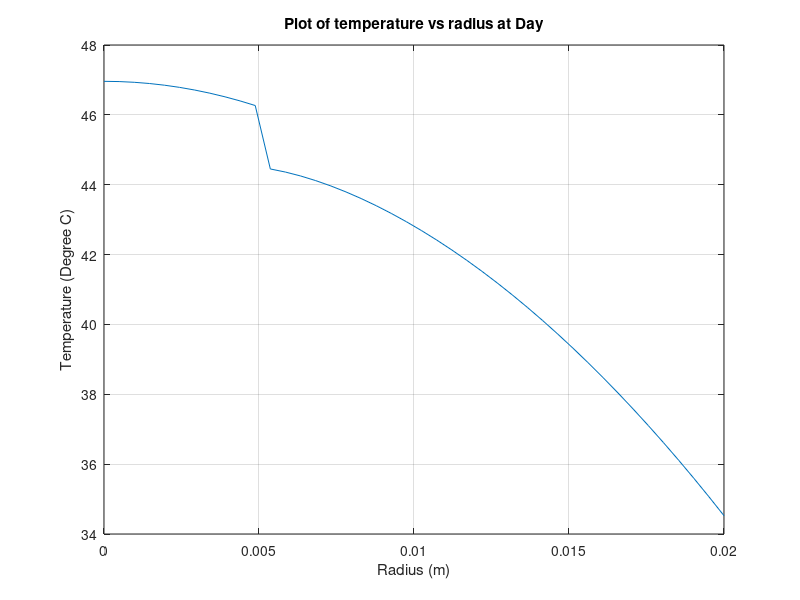

The MATLAB source for this figure:
clear all;
clc

%plug in the known inputs
d_o=0.01;
d_o=0.04;
r_i=0.005;      %m inner seed radius
r_o=0.02;       %m outer flesh radius

k_s=0.3;        %W/m-K
k_f=0.6;        %W/m-K

q_s_gen=50000;  %W/m2 flux from seed
q_f_gen=100000; %W/m2 flux from flesh

R_tc=0.02;      %m2-K/W contact resistance


%% Daytime

T_infd=15+273.15; % K
T_skyd=20+273.15; % K
h=50;             %W/m2-K

G_s=500;          %W/m2
alpha_s=0.75;     %absorptivity of skin
E=0.85;           %emissivity
alpha_emi=0.85;   %radiation aborptivity 


%% NightTime

T_infn=10+273.15; %K
T_skyn=5+273.15;  %K


%% node set up

dr=0.0005;          %difference between nodes
N_seed=(r_i/dr)+1;  %node numbers
N_flesh=(r_o/dr)+2;

delta_T=1;          %max error in temp of current vs previous iteration
tolerance_T=0.0001; %C- tolerance for exiting the loop

%set up coefficient, constant, and temperature matrix
T = ones(N_flesh,1);
c=1;                %iteration counter 


%% While loop for calculation of the derived equations in each node or nodes
while delta_T>tolerance_T   

c=c+1

%Seed radius boundary node-----1st part code
coeff_1 = q_s_gen*4/3*pi*(dr/2)^3;
coeff_2 = 4*pi*(dr/2)^2*k_s/dr;
T(1, c) = (coeff_1 + coeff_2*T(2,c-1))/coeff_2;


%Seed interior nodes-----2nd part code
    for i=2: (N_seed-1)
        r_inner = (i-(3/2))*dr;
        r_outer = (i-(1/2))*dr;
        A1 = (k_s/dr)*4*pi*r_inner^2;
        A2 = (k_s/dr)*4*pi*r_outer^2;
        V = q_s_gen*(4/3)*pi*(r_outer^3 - r_inner^3);
        T(i,c)= (A2*T(i+1,c-1) + A1*T(i-1,c-1) +V)/(A1 + A2);
    end   

    
%Seed side boundary and Flesh side boundary-----3rd part code N_seed
B_contact = (4*pi*r_i^2)/R_tc;
B_q_gen = q_s_gen*(4/3)*pi*(r_i^3 - (r_i - dr/2)^3 );
B_cond = (k_s/dr)*4*pi*r_i^2;
T(N_seed, c) = (B_q_gen + B_cond*T(N_seed -1, c-1) + B_contact*T(N_seed + 1, c-1) )/(B_contact + B_cond );


%Contact flesh side-----3rd part code N_seed+1
B_q_gen = q_f_gen*(4/3)*pi*((r_i + dr/2)^3 - r_i^3 );
B_cond2 = (k_f/dr)*4*pi*(r_i + dr/2)^2;
T(N_seed +1, c) = (B_q_gen + B_cond2*T(N_seed + 2, c-1) + B_contact*T(N_seed, c-1) )/(B_contact + B_cond2 );


%Flesh interior nodes-----4th part code
    for j=(N_seed+2):(N_flesh-1)
        r_inner = (j-(5/2))*dr; %the constant change for contact value, as this value should be larger comparing to previous one
        r_outer = (j-(3/2))*dr; 
        A1 = (k_f/dr)*4*pi*r_inner^2;
        A2 = (k_f/dr)*4*pi*r_outer^2;
        V = q_f_gen*(4/3)*pi*(r_outer^3 - r_inner^3);
        T(j,c)= (A2*T(j+1,c-1) + A1*T(j-1,c-1) +V)/(A1 + A2);
    end 


%Flesh outer boundary node-----5th part code
%F = @(T_M)(E_in + E_g - E_o) for the engergy balance
%the E_g term here is only for the LAST cv of thickness dr/2 
%F = S_cond + S_f_gen +S_radiation - S_conv(daytime) + S_emi(daytime)

M= N_flesh;
F = @(T_M)((k_f/dr)*4*pi*r_o^2*(T(N_flesh -1, c-1) - T_M)   + q_f_gen*(4/3)*pi*(r_o^3 - (r_o - dr/2)^3) + alpha_s*G_s*4*pi*r_o^2 - h*4*pi*r_o^2*(T_M-T_infd) + alpha_emi*(5.67*10^-8)*4*pi*r_o^2*(T_skyd^4 - T_M^4));
intermediate = fzero(F, [-10 1000]);
T(N_flesh, c)=intermediate;
delta_T=max(abs(T(:,c)-T(:, c-1)));

end
Temp_fin = T(:,end)-273.15;


%% plot the Temperature vs radius 

range = linspace(0, r_o, N_flesh);
plot(range, Temp_fin);
title('Plot of temperature vs radius at Day');
xlabel('Radius (m)');
ylabel('Temperature (Degree C)');
grid on;

%Therefore, from the output graph shows the heat is going out as it has a
%temperature drop from inner layers to the outer. 


%% Engergy Balance Calculation Base on Read Numbers for T_s

T_s=307.674284659641; %Surface temperature base on graph (DAY)

q_in= (k_f/dr)*4*pi*r_o^2*(T(N_flesh -1, c-1) - T_s)   + q_f_gen*(4/3)*pi*(r_o^3 - (r_o - dr/2)^3) + alpha_s*G_s*4*pi*r_o^2 
q_out= h*4*pi*r_o^2*(T_s-T_infd) - (alpha_emi*(5.67*10^-8)*4*pi*r_o^2*(T_skyd^4 - T_s^4))



